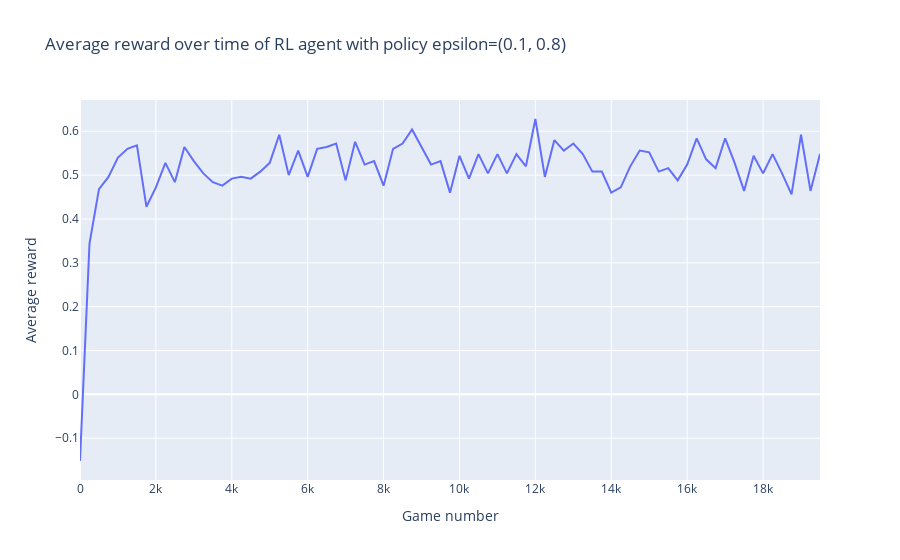

Notebook code cell kept with this figure:
### Markdown cell above
#### Question 2

### Code cell
epsilon = (0.1, 0.8)
n_max = 500

player_opt = OptimalPlayer(epsilon=0.5)
agent = QlearningAgent(epsilon=epsilon, n_max=n_max)

winnerList = play_games(player_opt, agent, maxGames=20_000)

groupSize = 250
x = np.arange(winnerList.size//groupSize-1)
y = np.zeros(x.shape)
for i in x:
    y[i] = winnerList[i*groupSize:(i+1)*groupSize].mean()

fig = px.line(x=groupSize*x, y=y, title=f'Average reward over time of RL agent with policy epsilon={epsilon}')
fig.update_layout(xaxis_title='Game number', yaxis_title='Average reward')
fig.show()

### Figure 1 — Plotly figure (JSON) as saved in the notebook; plotly's stock layout.template omitted (floating-point values rounded to 4 significant figures)
{"data": [{"hovertemplate": "x=%{x}<br>y=%{y}<extra></extra>", "legendgroup": "", "line": {"color": "#636efa", "dash": "solid"}, "marker": {"symbol": "circle"}, "mode": "lines", "name": "", "orientation": "v", "showlegend": false, "type": "scatter", "x": [0, 250, 500, 750, 1000, 1250, 1500, 1750, 2000, 2250, 2500, 2750, 3000, 3250, 3500, 3750, 4000, 4250, 4500, 4750, 5000, 5250, 5500, 5750, 6000, 6250, 6500, 6750, 7000, 7250, 7500, 7750, 8000, 8250, 8500, 8750, 9000, 9250, 9500, 9750, 10000, 10250, 10500, 10750, 11000, 11250, 11500, 11750, 12000, 12250, 12500, 12750, 13000, 13250, 13500, 13750, 14000, 14250, 14500, 14750, 15000, 15250, 15500, 15750, 16000, 16250, 16500, 16750, 17000, 17250, 17500, 17750, 18000, 18250, 18500, 18750, 19000, 19250, 19500], "xaxis": "x", "y": [-0.152, 0.344, 0.468, 0.496, 0.54, 0.56, 0.568, 0.428, 0.472, 0.528, 0.484, 0.564, 0.532, 0.504, 0.484, 0.476, 0.492, 0.496, 0.492, 0.508, 0.528, 0.592, 0.5, 0.556, 0.496, 0.56, 0.564, 0.572, 0.488, 0.576, 0.524, 0.532, 0.476, 0.56, 0.572, 0.604, 0.564, 0.524, 0.532, 0.46, 0.544, 0.492, 0.548, 0.504, 0.548, 0.504, 0.548, 0.52, 0.628, 0.496, 0.58, 0.556, 0.572, 0.548, 0.508, 0.508, 0.46, 0.472, 0.52, 0.556, 0.552, 0.508, 0.516, 0.488, 0.524, 0.584, 0.536, 0.516, 0.584, 0.528, 0.464, 0.544, 0.504, 0.548, 0.504, 0.456, 0.592, 0.464, 0.548], "yaxis": "y"}], "layout": {"legend": {"tracegroupgap": 0}, "title": {"text": "Average reward over time of RL agent with policy epsilon=(0.1, 0.8)"}, "xaxis": {"anchor": "y", "domain": [0, 1], "title": {"text": "Game number"}}, "yaxis": {"anchor": "x", "domain": [0, 1], "title": {"text": "Average reward"}}}}
